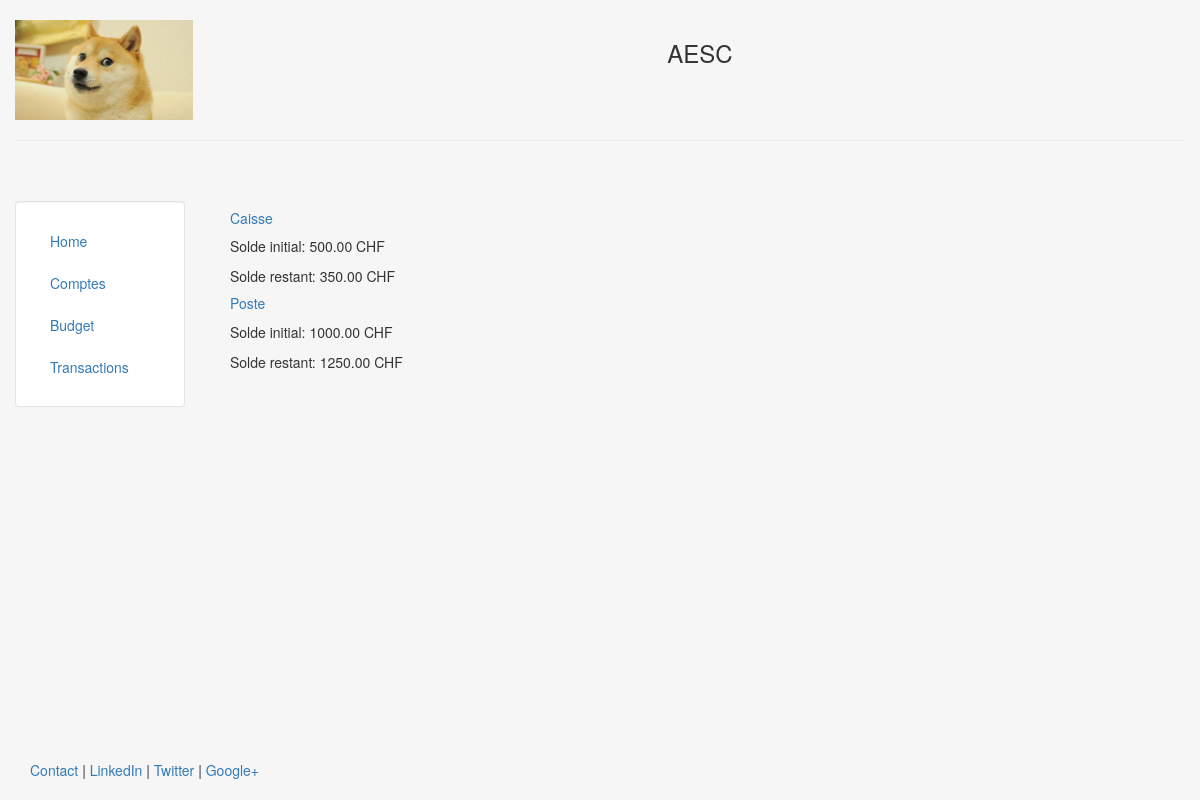
/comptes, run on the app's committed database.
### compta/models.py (models this page shows, shortened)
class Compte(models.Model):
    nom = models.CharField(max_length = 140)
    somme_depart = models.DecimalField( max_digits=11, decimal_places=2)
    somme_actuelle = models.DecimalField(max_digits=11, decimal_places=2)

### templates/compta/compte.html
{% extends "compta/header.html" %}
{% block content %}
	{% for c in object_list %}
		<h5><a href="/compte/{{c.id}}">  {{ c.nom }}</a></h5>
        <p>Solde initial: {{ c.somme_depart }} CHF</p>
        <p>Solde restant: {{ c.somme_actuelle }} CHF</p>
	{% endfor %}
{% endblock %}

### templates/compta/header.html (style rules this page uses)
html, body { height:100% }

### data on the page
Compte: nom "Caisse", somme_depart "500.00", somme_actuelle "350.00"
Compte: nom "Poste", somme_depart "1000.00", somme_actuelle "1250.00"
